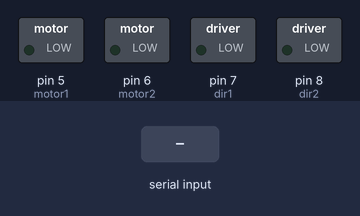
A sketch run on a simulated Arduino Uno, built with avr-gcc and run on an emulated ATmega328P. Parts: switched loads named in the sketch (green lamp = pin HIGH). The test bench sets the inputs (shaded band). What the sketch prints to the serial monitor is not drawn.

Above: at 1.2 s.
1.3 s: "3" received over Serial
At 2.5 s:
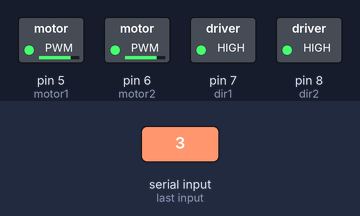
2.8 s: "2" received over the second serial link
At 3.2 s:
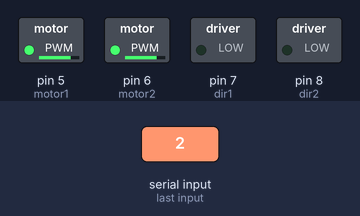
4.3 s: "5" received over Serial
At 4.8 s:
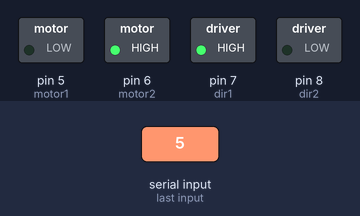
5.8 s: "4" received over the second serial link
At 6.7 s:
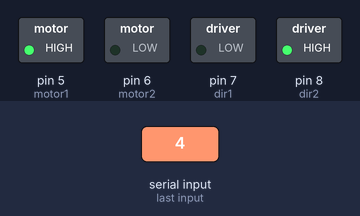
7.3 s: "3" received over the second serial link
At 7.8 s:
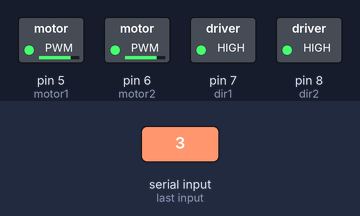
8.8 s: "5" received over the second serial link
At 10.2 s:
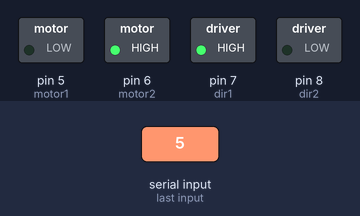
Timing chart, 0 to 11.3 s (numbered marks = the images above; inputs shaded):
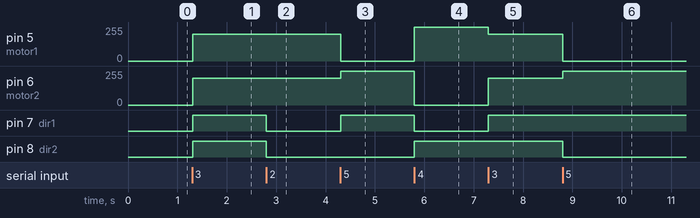

The sketch:

Punisher_BT_Teste.ino
```cpp
#include <SoftwareSerial.h>

#define RxD 1

#define TxD 0

const int motor1 = 5; //velocidade motor 1 - de 0 a 255
const int motor2 = 6; //velocidade motor 2 - de 0 a 255
const int dir1 = 7; //direcao do motor 1 - HIGH ou LOW
const int dir2 = 8; //direcao do motor 2 - HIGH ou LOW

SoftwareSerial HM10(RxD, TxD);
char c;

void setup() {
  HM10.begin(9600);
  pinMode(motor1, OUTPUT);
  pinMode(motor2, OUTPUT);
  pinMode(dir1, OUTPUT);
  pinMode(dir2, OUTPUT);
  pinMode(RxD, INPUT);
  pinMode(TxD, OUTPUT);
  Serial.begin(9600);//inicia a porta serial
}

void loop() {

  {
    HM10.listen();
    while (HM10.available() > 0)
    {
      c = HM10.read();
      Serial.write(c);
    }

    if (Serial.available())
    {
      c = Serial.read();
      delay(10);
      Serial.println(c);
      HM10.write(Serial.read());
    }


    if (c == '3') { //comando vindo do APP Que faz o carrinho se mover para frente
      digitalWrite(dir1, HIGH); //SENTIDO DE ROTACAO
      digitalWrite(dir2, HIGH);
      analogWrite(motor1, 200); //VELOCIDADE
      analogWrite(motor2, 200);


    }
    if (c == '2') { //comando vindo do APP Que faz o carrinho se mover para trás
      digitalWrite(dir1, LOW); //SENTIDO DE ROTACAO
      digitalWrite(dir2, LOW);
      analogWrite(motor1, 200); //VELOCIDADE
      analogWrite(motor2, 200);


    }
    if (c == '5') { //comando vindo do APP Que faz o carrinho dar curva
      digitalWrite(motor1, 0);
      digitalWrite(dir1, HIGH);
      digitalWrite(motor2, 200);
      digitalWrite(dir2, LOW);

    }
    if (c == '4') { //comando vindo do APP Que faz o carrinho dar curva
      digitalWrite(motor2, 0);
      digitalWrite(dir2, HIGH);
      digitalWrite(motor1, 200);
      digitalWrite(dir1, LOW);

    }
    if (c == '6') { //comando vindo do APP Que faz o carrinho frear
      digitalWrite(motor1, 0);
      digitalWrite(dir1, LOW);
      digitalWrite(motor2, 0);
      digitalWrite(dir2, LOW);
    }

  }
}
```

Measured:
- after the input at 1.3 s, pin 5 (motor1), pin 6 (motor2): 0/255 → 200/255 at once; pin 7 (dir1), pin 8 (dir2): LOW → HIGH at once
- after the input at 2.8 s, pin 7 (dir1), pin 8 (dir2): HIGH → LOW at once
- after the input at 4.3 s, pin 5 (motor1): 200/255 → 0/255 at once; pin 6 (motor2): 200/255 → 255/255 at once; pin 7 (dir1): LOW → HIGH at once
- after the input at 5.8 s, pin 5 (motor1): 0/255 → 255/255 at once; pin 6 (motor2): 255/255 → 0/255 at once; pin 7 (dir1): HIGH → LOW at once; pin 8 (dir2): LOW → HIGH at once
- after the input at 7.3 s, pin 5 (motor1): 255/255 → 200/255 at once; pin 6 (motor2): 0/255 → 200/255 at once; pin 7 (dir1): LOW → HIGH at once
- after the input at 8.8 s, pin 5 (motor1): 200/255 → 0/255 at once; pin 6 (motor2): 200/255 → 255/255 at once; pin 8 (dir2): HIGH → LOW at once
